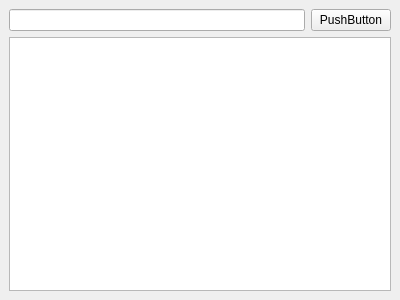
<?xml version="1.0" encoding="UTF-8"?>
<ui version="4.0">
 <class>DockWidget</class>
 <widget class="QDockWidget" name="DockWidget">
  <property name="geometry">
   <rect>
    <x>0</x>
    <y>0</y>
    <width>400</width>
    <height>300</height>
   </rect>
  </property>
  <property name="windowTitle">
   <string>DockWidget</string>
  </property>
  <widget class="QWidget" name="dockWidgetContents">
   <layout class="QHBoxLayout" name="horizontalLayout">
    <item>
     <layout class="QVBoxLayout" name="verticalLayout">
      <item>
       <layout class="QHBoxLayout" name="horizontalLayout_2">
        <item>
         <widget class="QLineEdit" name="lineEdit"/>
        </item>
        <item>
         <widget class="QPushButton" name="pushButton">
          <property name="text">
           <string>PushButton</string>
          </property>
         </widget>
        </item>
       </layout>
      </item>
      <item>
       <widget class="QTextEdit" name="textEdit"/>
      </item>
     </layout>
    </item>
   </layout>
  </widget>
 </widget>
 <resources/>
 <connections/>
</ui>
